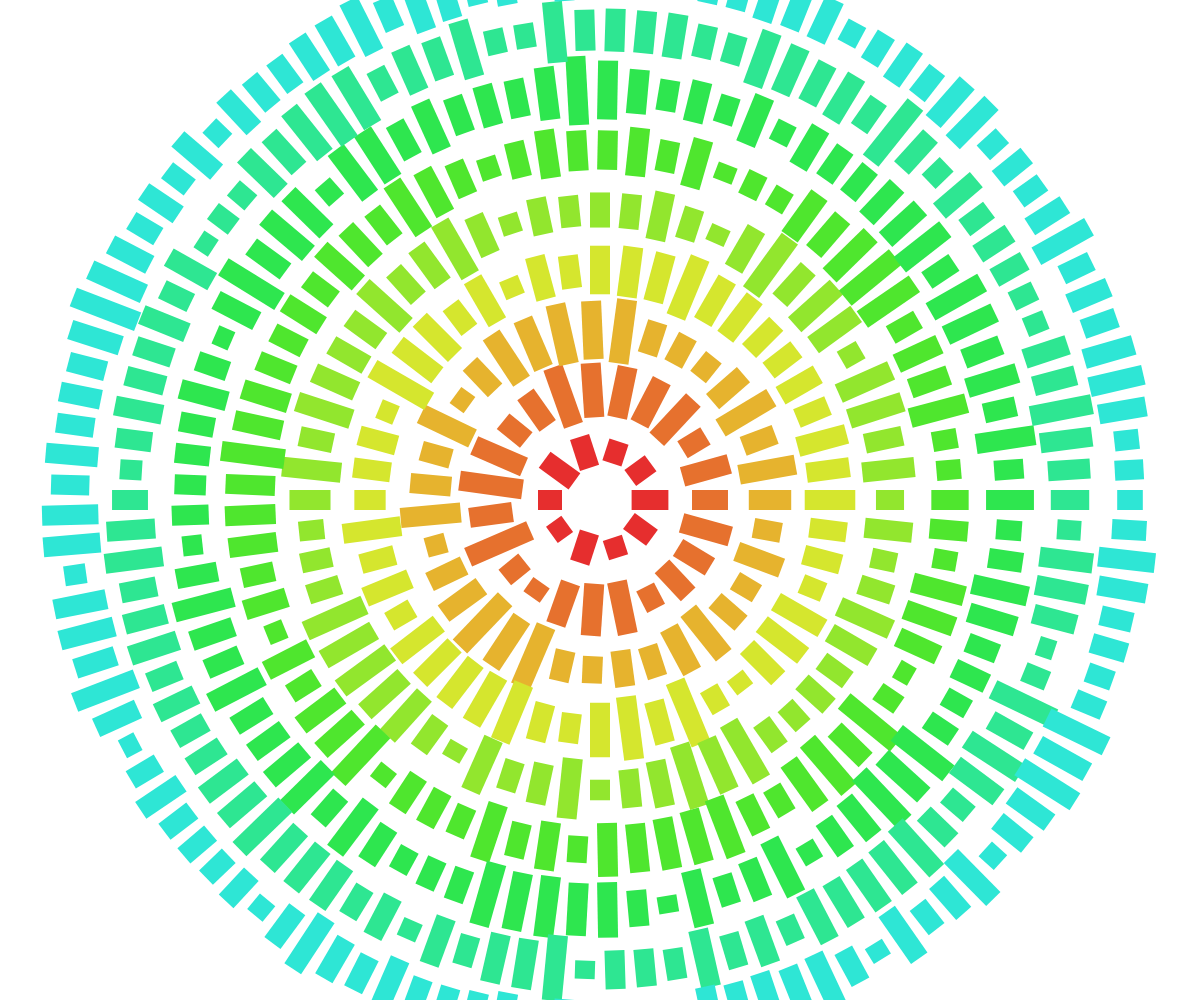
Frame 1 (no input)
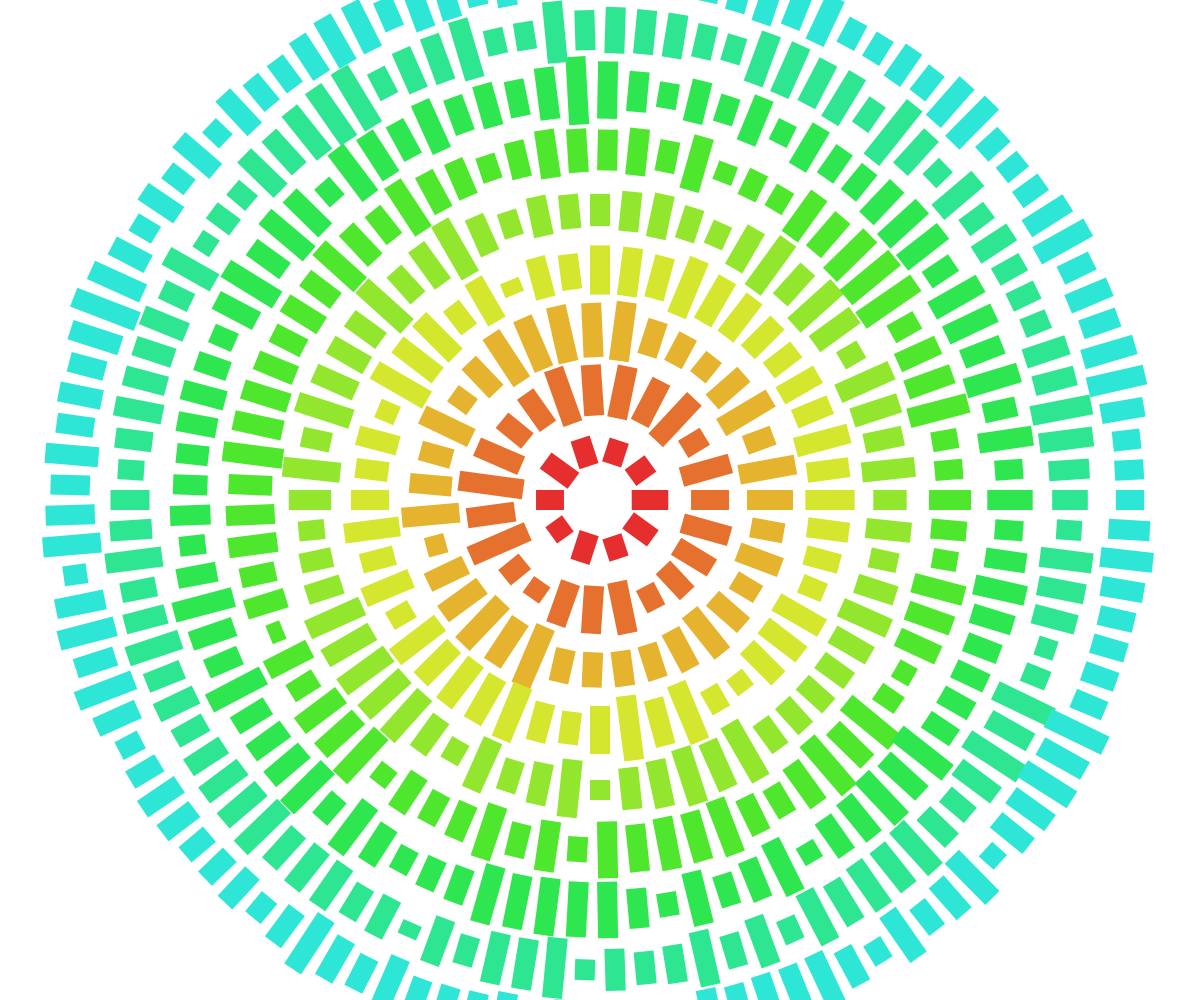
Frame 60 (no input)
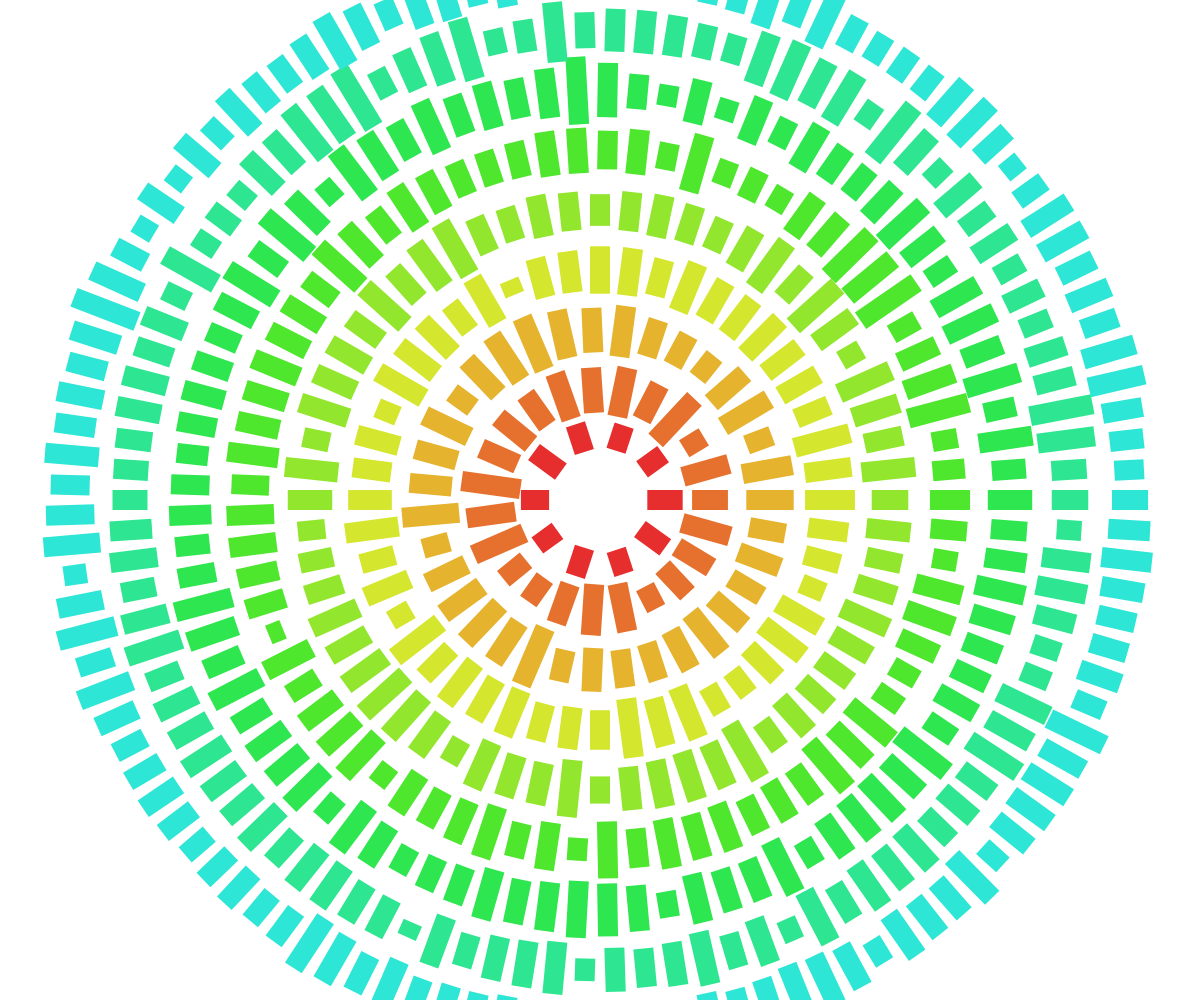
Frame 120 (the mouse pressed at the canvas centre since frame 60)

The p5.js sketch that drew these frames (run headless with seeded random() and noise() and a simulated clock; from frame 60 on, the mouse is pressed at the canvas centre):

// p5.js sketch
// ── sketch.js
let startRadius = 50; // Radius of the innermost circle
let radiusIncrement = 60; // Distance between each circular ring
let barWidth = 20; // Width of each rectangle (bar)
let spacing = 10; // Space between rectangles in each ring
let seed = 100; // Random seed for variation
let t = 0; // Time variable for animation
let avoidanceRadius = 100; // Radius around the mouse that affects rectangles
let maxAvoidance = 30; // Maximum displacement when rectangles avoid the mouse

function setup() {
  createCanvas(windowWidth, windowHeight);
  angleMode(DEGREES); // degree mode
  colorMode(HSB, 360, 100, 100); // colormode hue saturation brightness
}

function draw() {
  background(255);
  translate(width / 2, height / 2); // 将坐标原点移到画布中心

  // Mouse Position Relative to the Center
  let mx = mouseX - width / 2;
  let my = mouseY - height / 2;

  // 计算可以绘制的最大半径和圆环数量
  let maxRadius = max(width, height) / 2;
  let numCircles = floor((maxRadius - startRadius) / radiusIncrement);

  // 第一层循环：绘制每个圆环
  for (let circle = 0; circle < numCircles; circle++) {
    let radius = startRadius + circle * radiusIncrement; // 计算当前圆环的半径
    let circumference = 2 * PI * radius; // 计算当前圆环的周长
    let barsPerCircle = floor(circumference / (barWidth + spacing)); // 计算当前圆环可以放置的长方形数量

    // 第二层循环：在当前圆环上绘制长方形
    for (let i = 0; i < barsPerCircle; i++) {
      push(); // 保存当前变换状态
      let angle = (360 / barsPerCircle) * i; // 计算当前长方形的角度

    
      let rectX = cos(angle) * radius;//Finds the x-position along the circle.
      let rectY = sin(angle) * radius;//Finds the y-position along the circle.

      // 计算长方形中心到鼠标的距离
      let d = dist(rectX, rectY, mx, my);

      // 计算长方形需要避开鼠标的距离
      let avoidance = 0;

      // If d < avoidanceRadius, the rectangle is pushed away from the mouse.
      if (d < avoidanceRadius) {
        
        // 根据距离计算避开的程度
        // d = 0: The rectangle is right on the mouse → Avoidance is maxAvoidance.
        // d = avoidanceRadius: The rectangle is at the edge of the effect area → Avoidance is 0.
        avoidance = map(d, 0, avoidanceRadius, maxAvoidance, 0);
        
        
        // 计算避开的方向角度
        let angle2Mouse = atan2(rectY - my, rectX - mx);
        
        // 更新长方形的位置，使其避开鼠标
        rectX += cos(angle2Mouse) * avoidance;
        rectY += sin(angle2Mouse) * avoidance;
      }

      // 设置长方形的长度范围
      let minLength = 10; // 最小长度
      let maxLength = min(80, radius); // 最大长度

      // Uses Perlin noise to create smooth random variations in rectangle length.
      let offset = i * 1000 + circle * 500; // 为每个长方形创建唯一的偏移值
      let noiseVal = noise(offset * 0.01, t * 0.005); // 生成噪声值
      let barLength = map(noiseVal, 0, 1, minLength, maxLength); // 映射噪声值到长度范围

      // Recalculating the Correct Placement
      
      let drawAngle = atan2(rectY, rectX); // Finds the angle from the center of the canvas to the rectangle’s new position.
      
      let drawRadius = dist(0, 0, rectX, rectY); //  Finds the new distance (radius) of the rectangle from the center of the canvas.


      rotate(drawAngle); // 旋转到正确的角度
      translate(drawRadius, 0); // 移动到正确的位置

      // 根据半径设置颜色
      let hue = map(radius, startRadius, maxRadius, 0, 200);
      fill(hue, 80, 90); // 设置填充颜色

      noStroke(); // 移除描边
      rectMode(CENTER); // 设置矩形绘制模式为中心点
      rect(0, 0, barLength, barWidth); // 绘制长方形
      pop(); // 恢复之前的变换状态
    }
  }

  t += 0.5; // 更新时间变量，用于动画效果
}

function windowResized() {
  resizeCanvas(windowWidth, windowHeight); // 当窗口大小改变时，调整画布大小
}

function mousePressed() {
  seed = random(50000); // 鼠标点击时生成新的随机种子
}
